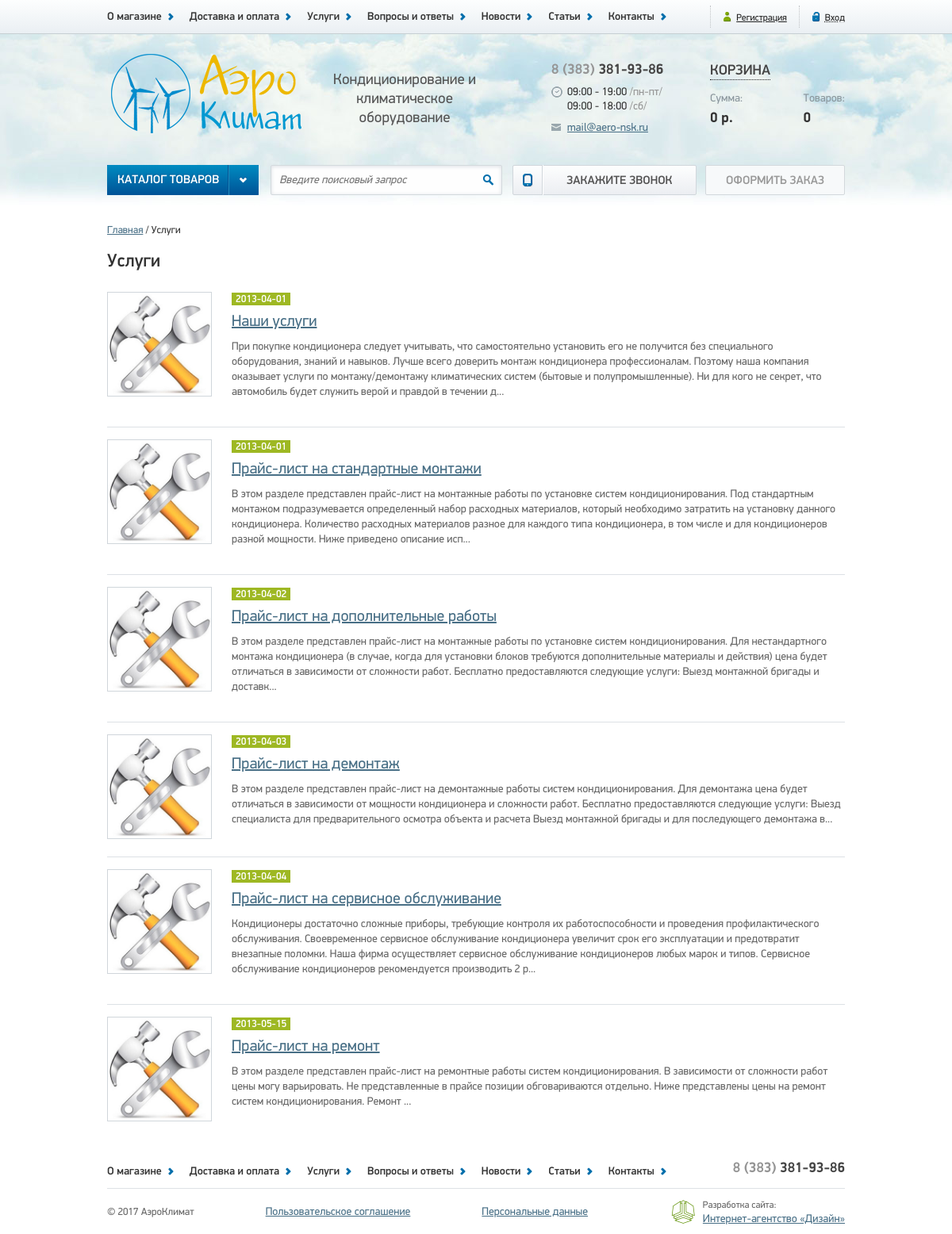
Page /services on the earlier database version.
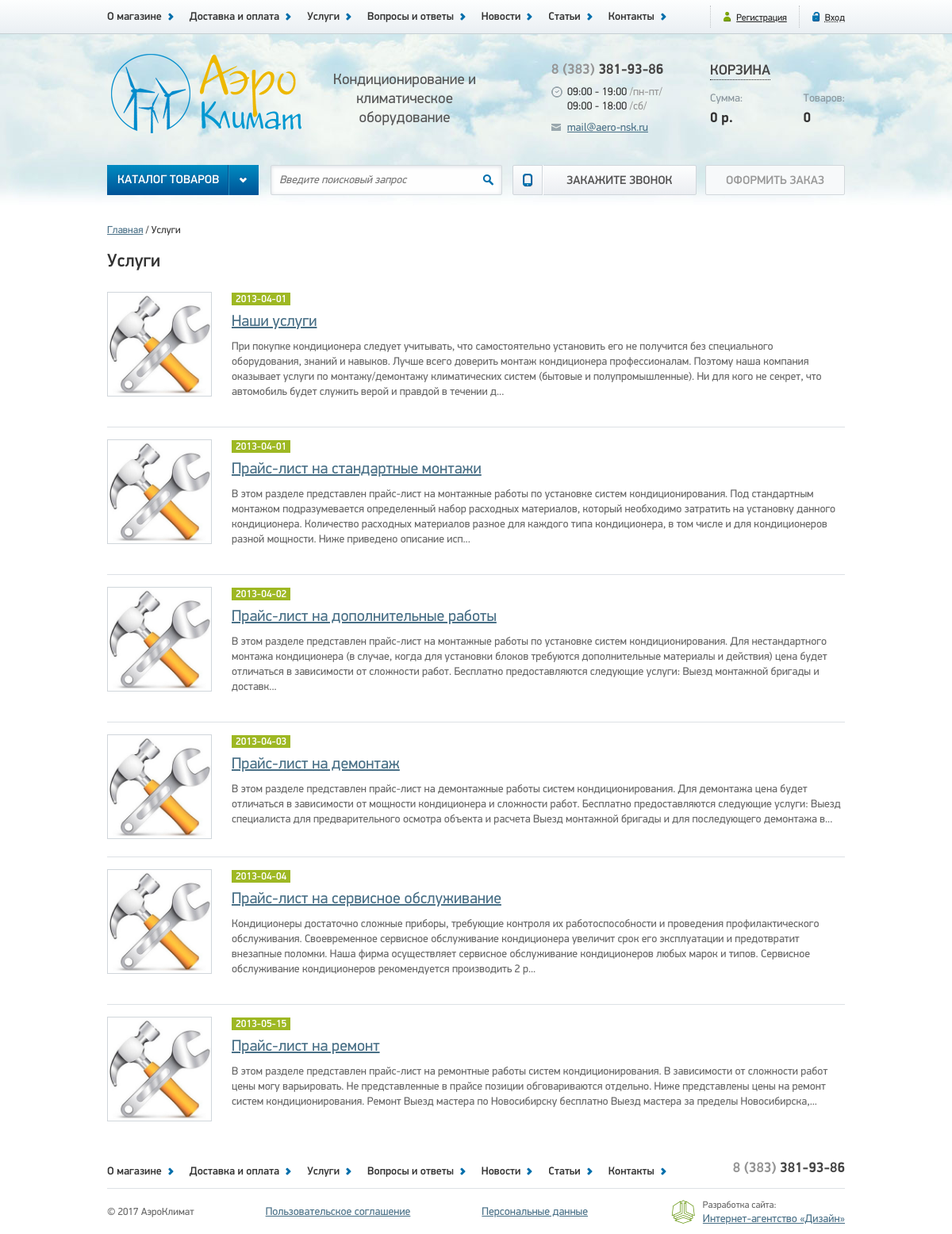
Same page on the later database version.
### tables this page shows
CREATE TABLE `pages` (
  `id` int(3) NOT NULL,
  `name` varchar(255) NOT NULL,
  `title` varchar(255) NOT NULL,
  `meta_d` varchar(255) NOT NULL,
  `meta_k` varchar(255) NOT NULL,
  `text` text NOT NULL,
  `text1` text,
  `text2` text,
  `text3` text
);

CREATE TABLE `services` (
  `id` int(5) NOT NULL,
  `author_id` int(5) DEFAULT NULL,
  `title` varchar(255) NOT NULL,
  `date` date NOT NULL,
  `image` varchar(255) DEFAULT NULL,
  `text` text NOT NULL
);

### app/Traits/Magic.php (called while the page is built, shortened)
<?php
trait Magic
{
    protected $data = [];
    public function __set($name, $value)
    {
        $this->data[$name] = $value;
    }
    public function __get($name)
    {
        return $this->data[$name];
    }
    public function __isset($name)
    {
        return isset($this->data[$name]);
    }
}

### app/Db.php (called while the page is built, shortened)
<?php
class Db
{
    protected $dbh;
    public function __construct()
    {
        $config = Config::getInstance()->data;
        $dsn = 'mysql:host=' . $config['db']['host'] . ';dbname=' . $config['db']['dbname'];
        try {
            $this->dbh = new \PDO($dsn, $config['db']['user'], $config['db']['password']);
        } catch (\PDOException $e) {
            $exc = new DbException($e->getMessage(), $e->getCode());
            Logger::getInstance()->emergency($exc);
            throw $exc;
        }
    }
    public function query(string $sql, string $class, array $params = [])
    {
        try {
            $sth = $this->dbh->prepare($sql);
            $sth->execute($params);
            return $sth->fetchAll(\PDO::FETCH_CLASS, $class);
        } catch (\PDOException $e) {
            $exc = new DbException($e->getMessage(), $e->getCode());
            Logger::getInstance()->error($exc);
            throw $exc;
        }
    }
}

### app/Traits/Singleton.php (called while the page is built, shortened)
<?php
trait Singleton
{
    private static $instance = null;
    public static function getInstance()
    {
        if (static::$instance === null) {
            static::$instance = new static();
        }
        return static::$instance;
    }
}

### app/Config.php (called while the page is built, shortened)
<?php
class Config
{
    private function __construct()
    {
        $this->data = require __DIR__ . '/../config/config.php';
    }
}

### config/config.php (called while the page is built)
<?php
return [
    'db' => [
        'host'     => 'localhost',
        'dbname'   => 'aero',
        'user'     => 'root',
        'password' => ''
    ],
    'log' => [
        'error'    => __DIR__ . '/../logs/errors.log'
    ],
    'image' => [
        'path'     => __DIR__ . '/../public/images/'
    ]
];

### app/Models/Model.php (called while the page is built, shortened)
<?php
abstract class Model
{
    protected static $table = null;
    public static function findAll()
    {
        $sql = 'SELECT * FROM ' . static::$table . ' ORDER BY id';
        $db = new Db();
        $data = $db->query($sql, static::class);
        return $data;
    }
    public static function findByName(string $name)
    {
        $sql = 'SELECT * FROM ' . static::$table . ' WHERE name=:name';
        $params = [
            ':name' => $name
        ];
        $db = new Db();
        $data = $db->query($sql, static::class, $params);
        return array_shift($data);
    }
}

### app/Controllers/Services.php (called while the page is built, shortened)
<?php
class Services
    extends Controller
{
    protected function actionDefault()
    {
        $this->view->items = Service::findAll();
        $this->view->page  = Page::findByName('services');
        $this->view->display(__DIR__ . '/../../views/default/news.php');
    }
}

### public/index.php (called while the page is built, shortened)
<?php
$uri = $_SERVER['REQUEST_URI'];
$parts = explode('/', $uri);
foreach ($parts as $key => $part){
    $parts[$key] = ucfirst($part);
}
if ($parts[1] === 'Admin'){
    $controllerClass = '\\App\\Controllers\\Admin\\' . (!empty($parts[2]) ? $parts[2] : 'Index');
    if (!class_exists($controllerClass)) {
        $controller = new Errors();
        $controller->action('403');
    }
    $actionName = (!empty($parts[3]) ? $parts[3] : 'Default');
} else {
    $actionName = (!empty($parts[2]) ? $parts[2] : 'Default');
}
$controller = new $controllerClass;
try {
    $controller->action($actionName);
} catch (DbException $e) {
    $controller = new Errors();
    $controller->action('500');
} catch (NotFoundException $e) {
    $controller = new Errors();
    $controller->action('404');
} catch (UploaderException $e) {
    $controller = new Errors();
    $controller->action('400');
}

### app/Models/Service.php (called while the page is built, shortened)
<?php
class Service
    extends Model
{
    public function __get($name)
    {
        return $this->data[$name];
    }
}

### views/default/news.php (the view)
<?php require __DIR__ . '/../header.php'; ?>
<section class="container clearfix">
    <div class="path">
        <span>
            <a href="/">Главная</a>
        </span>
        <span>
            <?php echo $page->title; ?>
        </span>
    </div>
    <main class="wide">
        <h1><?php echo $page->title; ?></h1>
        <?php foreach ($items as $item) : ?>
            <article class="clearfix">
                <img class="left" src="/images/<?php echo $page->name; ?>/<?php echo $item->image; ?>" width="130"/>
                <span class="date"><?php echo $item->date; ?></span>
                <a href="/<?php echo $page->name; ?>/show/?id=<?php echo $item->id; ?>" class="title">
                    <?php echo $item->title; ?>
                </a>
                <p><?php echo strip_tags(mb_substr($item->text, 0, 400) . '...'); ?></p>
            </article>
        <?php endforeach; ?>
    </main>
</section>
<?php require __DIR__ . '/../footer.php';

### app/Controllers/Controller.php (shortened to what this page needs)
<?php
abstract class Controller
{
    protected function access($action)
    {
        return true;
    }
    public function action(string $name)
    {
        if ($this->access($name)) {
            $methodName = 'action' . $name;
            if (method_exists($this, $methodName)) {
                $this->$methodName();
            } else {
                $exc = new NotFoundException('Метод не найден!');
                Logger::getInstance()->error($exc);
                throw $exc;
            }
        } else {
            header('HTTP/1.1 403 Forbidden', 403);
            die('Доступ запрещен!');
        }
    }
}

### app/Views/View.php (shortened to what this page needs)
<?php
class View implements \Iterator, \Countable, \ArrayAccess
{
    public function render(string $template)
    {
        include $template;
        $content = ob_get_contents();
        return $content;
    }
    public function display(string $template)
    {
        echo $this->render($template);
    }
}

### views/header.php (shortened to what this page needs)
<!doctype html>
<html lang="ru">
<head>
    <link type="text/css" href="/css/style.css" rel="stylesheet" />
    <link type="text/css" href="/css/catalog.css" rel="stylesheet" />
    <link type="text/css" href="/css/errors.css" rel="stylesheet" />
    <link type="text/css" href="/css/jcarousel.css" rel="stylesheet" />
    <link type="text/css" href="/css/tabs.css" rel="stylesheet" />
    <link type="text/css" href="/css/calc.css" rel="stylesheet" />
</head>
<body>
<div class="top">
    <div class="container">
        <?php require __DIR__ . '/menu.php'; ?>
        <div class="enter right">
            <a href="#">Вход</a>
        </div>
        <div class="reg right">
            <a href="/auth/registration.php">Регистрация</a>
        </div>
    </div>
</div>
<header class="container">
    <div class="logo left">
        <span class="right"><a href="/">Кондиционирование и климатическое оборудование</a></span>
        <a href="/"><img src="/images/logo.png" width="260" height="100" /></a>
    </div>
    <div class="work left">
        <p class="tel"><span>8 (383) </span>381-93-86</p>
        <p class="time">09:00 - 19:00 <span>/пн-пт/</span><br />09:00 - 18:00 <span>/сб/</span></p>
        <p class="email"><a href="mailto:mail@aero-nsk.ru">mail@aero-nsk.ru</a></p>
    </div>
    <div class="basket right">
        <div class="title"><a>КОРЗИНА</a></div>
        <div>
            <div class="inf left">Сумма: <span>0 р.</span></div>
            <div class="inf right">Товаров: <span>0</span></div>
        </div>
    </div>
    <div class="buttons clearfix">
        <div class="relative left">
            <div class="btn catalog darrow"><a href="/catalog/">Каталог товаров<b></b></a></div>
        </div>
        <div class="search left">
            <form class="relative left" action="#">
                <input id="search" class="input" type="text" name="q" size="40" maxlength="50" placeholder="Введите поисковый запрос" />
                <button name="s" type="submit" value="Y"></button>
            </form>
        </div>
        <div class="btn call left">
            <a href="#">Закажите звонок<b></b></a>
        </div>
        <div class="order_header btn right"><a href="#">Оформить заказ<b></b></a></div>
    </div>
</header>

### views/menu.php
<nav class="left">
    <span><a href="/company">О магазине</a></span>
    <span><a href="/delivery">Доставка и оплата</a></span>
    <span><a href="/services">Услуги</a></span>
    <span><a href="/faqs">Вопросы и ответы</a></span>
    <span><a href="/news">Новости</a></span>
    <span><a href="/papers">Статьи</a></span>
    <span><a href="/contacts">Контакты</a></span>
</nav>

### views/footer.php
<footer class="container clearfix">
    <?php require __DIR__ . '/menu.php'; ?>
    <div class="tel right"><span>8 (383) </span>381-93-86</div>
    <div class="line clear"></div>
    <div class="copy left">&copy; 2017 АэроКлимат</div>
    <div class="docs left"><a href="#">Пользовательское соглашение</a></div>
    <div class="docs left"><a href="#">Персональные данные</a></div>
    <div class="design relative right">
        <a href="#" class="img"><img src="/images/design.png" /></a>Разработка сайта:<br /><a href="#">Интернет-агентство «Дизайн»</a>
    </div>
</footer>
</body>
</html>

Differences in the rows shown:
changed services "Прайс-лист на ремонт": text "…ремонт систем кондиционирования. Ремонт ..." → "…ремонт систем кондиционирования. Ремонт Выезд мастера по Новосибирску бесплатно Выезд мастера за пределы Новосибирска,..."
